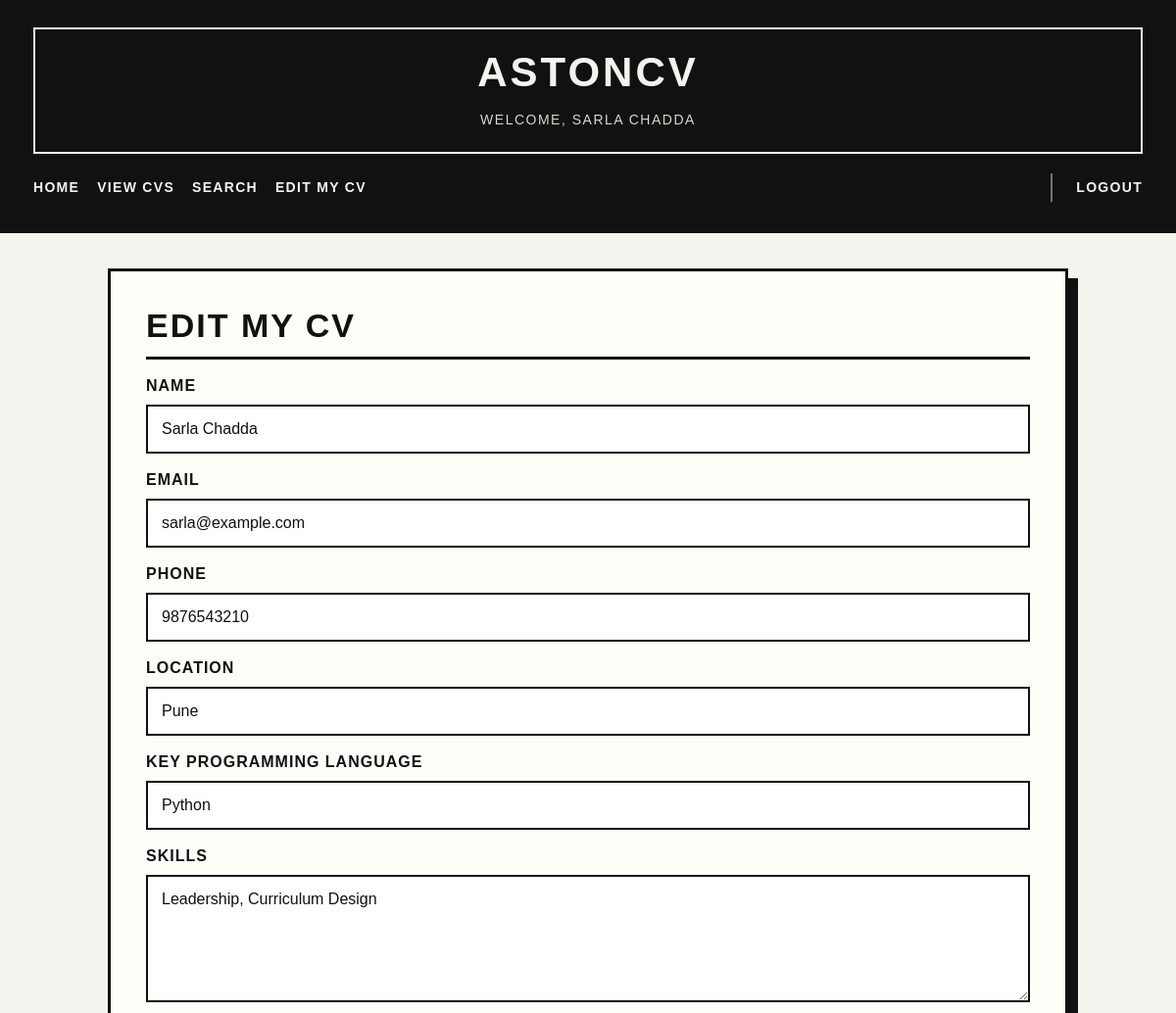
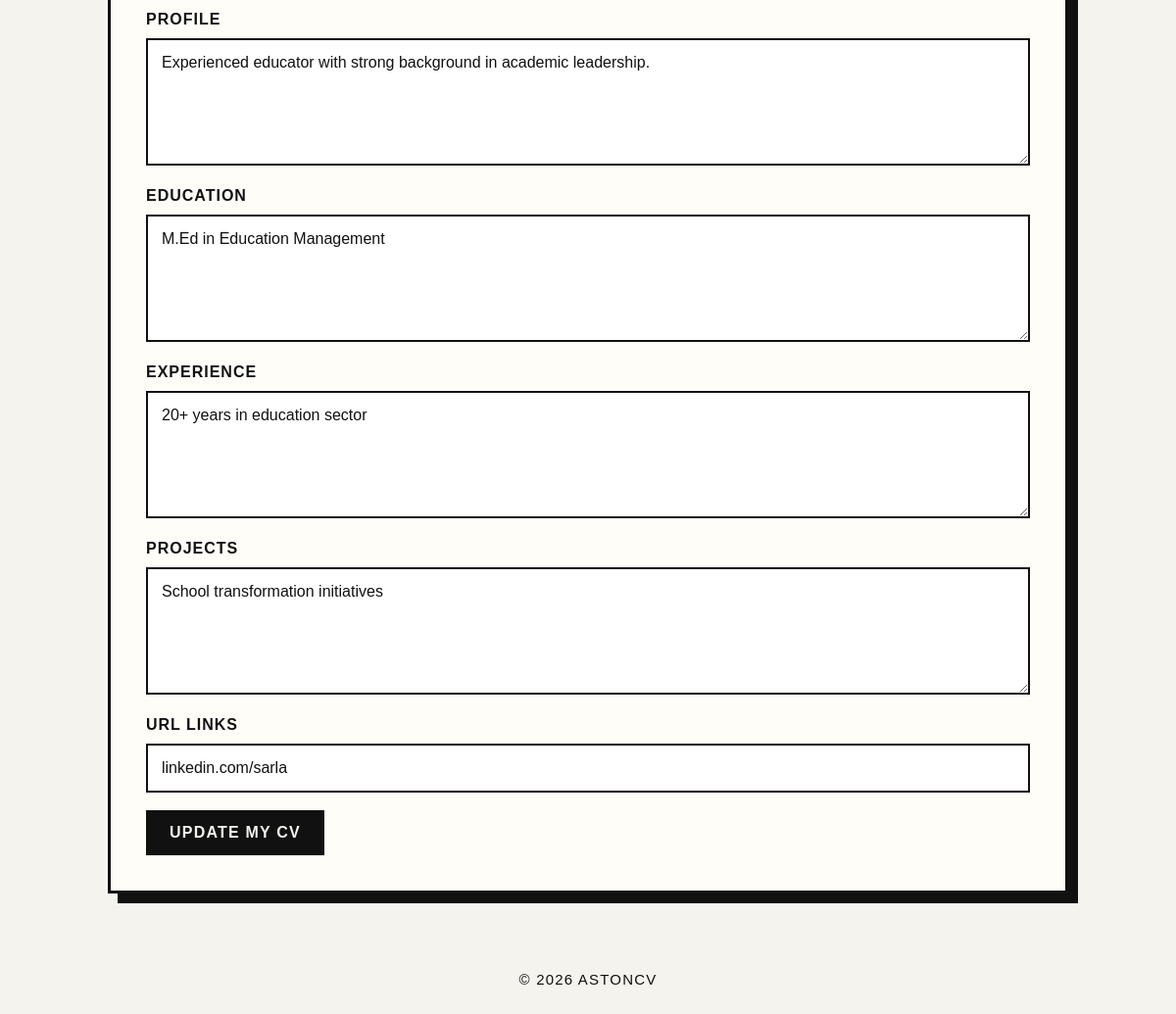
The app's page /edit_cv.php (signed in) with its own data (2 pictures, top to bottom).
### tables this page shows
CREATE TABLE cvs (
  id BIGINT UNSIGNED NOT NULL AUTO_INCREMENT,
  name VARCHAR(100) NOT NULL,
  email VARCHAR(100) NOT NULL UNIQUE,
  password VARCHAR(255) NOT NULL,
  keyprogramming VARCHAR(255) DEFAULT NULL,
  profile TEXT DEFAULT NULL,
  education TEXT DEFAULT NULL,
  URLlinks TEXT DEFAULT NULL,
  phone VARCHAR(50) DEFAULT NULL,
  location VARCHAR(100) DEFAULT NULL,
  skills TEXT DEFAULT NULL,
  experience TEXT DEFAULT NULL,
  projects TEXT DEFAULT NULL,
  PRIMARY KEY (id)
);

### includes/functions.php (called while the page is built, shortened)
<?php
function getCVById($conn, $id)
{
    $sql = "SELECT * FROM cvs WHERE id = ?";
    $stmt = $conn->prepare($sql);
    $stmt->bind_param("i", $id);
    if (!$stmt->execute()) {
        die("Execute failed: " . $stmt->error);
    }
    $result = $stmt->get_result();
    if ($result->num_rows === 1) {
        return $result->fetch_assoc();
    }
    return false;
}
?>

### edit_cv.php (the view, shortened to what this page needs)
<?php
include 'includes/config.php';
include 'includes/functions.php';
$userId = $_SESSION["user_id"];
$cv = getCVById($conn, $userId);
include 'includes/header.php';
?>
<h2>Edit My CV</h2>
<form method="POST" action="edit_cv.php">
    <label for="name">Name</label><br>
    <input type="text" name="name" id="name" value="<?php echo htmlspecialchars($cv['name'] ?? ''); ?>" required><br><br>
    <label for="email">Email</label><br>
    <input type="email" name="email" id="email" value="<?php echo htmlspecialchars($cv['email'] ?? ''); ?>" required><br><br>
    <label for="phone">Phone</label><br>
    <input type="text" name="phone" id="phone" value="<?php echo htmlspecialchars($cv['phone'] ?? ''); ?>"><br><br>
    <label for="location">Location</label><br>
    <input type="text" name="location" id="location" value="<?php echo htmlspecialchars($cv['location'] ?? ''); ?>"><br><br>
    <label for="keyprogramming">Key Programming Language</label><br>
    <input type="text" name="keyprogramming" id="keyprogramming" value="<?php echo htmlspecialchars($cv['keyprogramming'] ?? ''); ?>"><br><br>
    <label for="skills">Skills</label><br>
    <textarea name="skills" id="skills"><?php echo htmlspecialchars($cv['skills'] ?? ''); ?></textarea><br><br>
    <label for="profile">Profile</label><br>
    <textarea name="profile" id="profile"><?php echo htmlspecialchars($cv['profile'] ?? ''); ?></textarea><br><br>
    <label for="education">Education</label><br>
    <textarea name="education" id="education"><?php echo htmlspecialchars($cv['education'] ?? ''); ?></textarea><br><br>
    <label for="experience">Experience</label><br>
    <textarea name="experience" id="experience"><?php echo htmlspecialchars($cv['experience'] ?? ''); ?></textarea><br><br>
    <label for="projects">Projects</label><br>
    <textarea name="projects" id="projects"><?php echo htmlspecialchars($cv['projects'] ?? ''); ?></textarea><br><br>
    <label for="URLlinks">URL Links</label><br>
    <input type="text" name="URLlinks" id="URLlinks" value="<?php echo htmlspecialchars($cv['URLlinks'] ?? ''); ?>"><br><br>
    <button type="submit">Update My CV</button>
</form>
<?php include 'includes/footer.php'; ?>

### css/style.css (style rules this page uses)
body { font-family: "Arial", "Helvetica Neue", sans-serif; background-color: #f5f3ee; color: #111111; margin: 0; padding: 0; letter-spacing: 0.2px; }
h2 { margin-top: 0; margin-bottom: 18px; color: #111111; font-size: 34px; font-weight: 900; text-transform: uppercase; letter-spacing: 2px; border-bottom: 3px solid #111111; padding-bottom: 12px; }
input, textarea, button { font: inherit; }
label { display: inline-block; font-weight: 800; text-transform: uppercase; letter-spacing: 1px; margin-bottom: 4px; color: #111111; }
input, textarea { width: 100%; max-width: 100%; padding: 14px; border: 2px solid #111111; border-radius: 0; background-color: #ffffff; color: #111111; box-sizing: border-box; margin-top: 6px; }
textarea { min-height: 130px; resize: vertical; }
button { background-color: #111111; color: #f5f3ee; border: 2px solid #111111; padding: 12px 22px; border-radius: 0; cursor: pointer; font-weight: 800; text-transform: uppercase; letter-spacing: 1.2px; }

### records on screen
cvs: name "Sarla Chadda", email "sarla@example.com", phone "9876543210", location "Pune", keyprogramming "Python", skills "Leadership, Curriculum Design", profile "Experienced educator with strong background in academic leadership.", education "M.Ed in Education Management", experience "20+ years in education sector", projects "School transformation initiatives", URLlinks "linkedin.com/sarla"

### other values on screen
$_SESSION["user_name"] "SARLA CHADDA"
